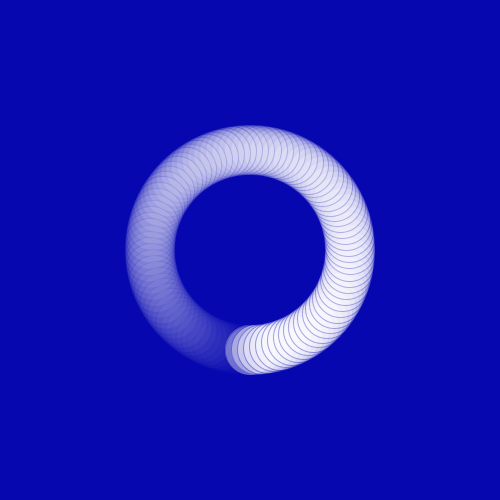
Frame 1 (no input)
Frame 60 (the mouse pressed at the canvas centre just before this capture): identical to frame 1, image omitted
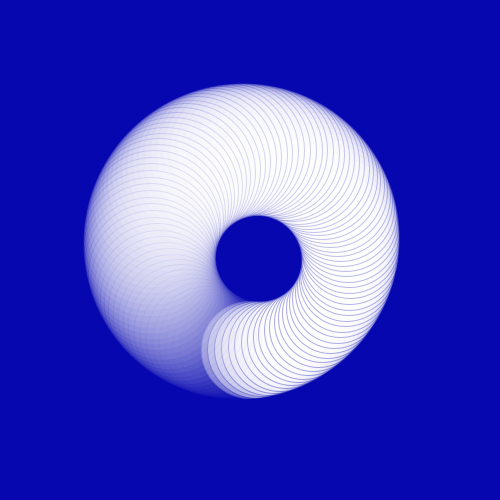
Frame 120 (the mouse held since frame 60 and released just before this capture)

The Processing sketch that drew these frames (run headless with seeded random() and noise(); from frame 60 on, the mouse is pressed at the canvas centre):

// Processing sketch: sketch_06062017
// ── sketch_06062017.pde
void setup(){
  size(500,500);
  smooth();
}

void draw(){
  background(6,7,175);
  translate(width/2, height/2);
  for(int i = 0; i<=100; i++){
    stroke(6,7,175,100-i);
    fill(255,100-i);
    float angle = map(i, 0, 100, 0, TWO_PI);
    float x = sin(angle)*100;
    float y = cos(angle)*100;
    float d = map(dist(mouseX,mouseY,x,y),-100,100, 0, 50);
    ellipse(x,y,d,d);
  }
}
